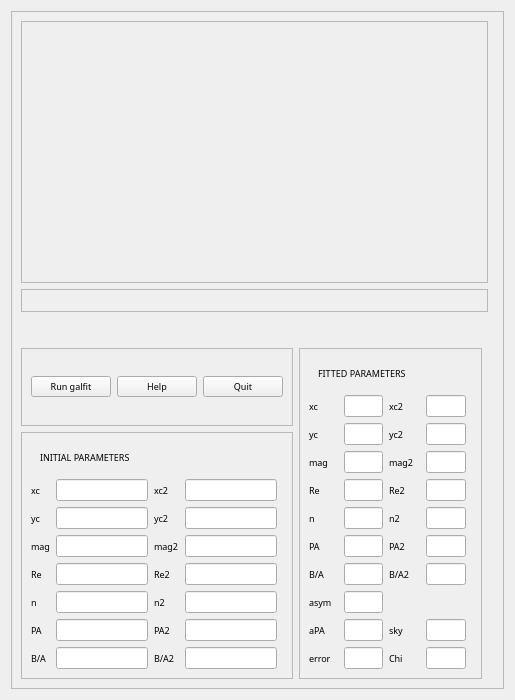
<?xml version="1.0" encoding="UTF-8"?>
<ui version="4.0">
 <class>Form</class>
 <widget class="QWidget" name="Form">
  <property name="geometry">
   <rect>
    <x>0</x>
    <y>0</y>
    <width>515</width>
    <height>700</height>
   </rect>
  </property>
  <property name="font">
   <font>
    <family>STIX</family>
    <pointsize>7</pointsize>
   </font>
  </property>
  <property name="windowTitle">
   <string>Form</string>
  </property>
  <layout class="QGridLayout" name="gridLayout">
   <item row="0" column="0">
    <widget class="QFrame" name="mainframe">
     <property name="frameShape">
      <enum>QFrame::StyledPanel</enum>
     </property>
     <property name="frameShadow">
      <enum>QFrame::Raised</enum>
     </property>
     <layout class="QGridLayout" name="gridLayout_2">
      <item row="5" column="3">
       <widget class="QWidget" name="widget_7" native="true"/>
      </item>
      <item row="3" column="3">
       <widget class="QWidget" name="widget_8" native="true"/>
      </item>
      <item row="1" column="3">
       <widget class="QWidget" name="widget_14" native="true"/>
      </item>
      <item row="0" column="3">
       <widget class="QWidget" name="widget_6" native="true"/>
      </item>
      <item row="4" column="3">
       <widget class="QWidget" name="widget_10" native="true"/>
      </item>
      <item row="0" column="0" rowspan="9" colspan="3">
       <widget class="QFrame" name="cutouts">
        <property name="frameShape">
         <enum>QFrame::StyledPanel</enum>
        </property>
        <property name="frameShadow">
         <enum>QFrame::Raised</enum>
        </property>
        <layout class="QGridLayout" name="cutoutsLayout">
         <item row="0" column="0">
          <widget class="QWidget" name="dummyWidget" native="true"/>
         </item>
        </layout>
       </widget>
      </item>
      <item row="12" column="0">
       <widget class="QFrame" name="frame">
        <property name="frameShape">
         <enum>QFrame::StyledPanel</enum>
        </property>
        <property name="frameShadow">
         <enum>QFrame::Raised</enum>
        </property>
        <layout class="QGridLayout" name="gridLayout_3">
         <item row="6" column="1">
          <widget class="QLineEdit" name="ReLineEdit"/>
         </item>
         <item row="5" column="1">
          <widget class="QLineEdit" name="magLineEdit"/>
         </item>
         <item row="1" column="0" colspan="5">
          <widget class="QWidget" name="widget_20" native="true">
           <layout class="QGridLayout" name="gridLayout_5">
            <item row="0" column="0">
             <widget class="QLabel" name="label_8">
              <property name="text">
               <string>INITIAL PARAMETERS</string>
              </property>
             </widget>
            </item>
           </layout>
          </widget>
         </item>
         <item row="5" column="0">
          <widget class="QLabel" name="label_3">
           <property name="text">
            <string>mag</string>
           </property>
          </widget>
         </item>
         <item row="9" column="2">
          <widget class="QLabel" name="label_26">
           <property name="text">
            <string>B/A2</string>
           </property>
          </widget>
         </item>
         <item row="9" column="0">
          <widget class="QLabel" name="label_7">
           <property name="text">
            <string>B/A</string>
           </property>
          </widget>
         </item>
         <item row="3" column="1">
          <widget class="QLineEdit" name="xcLineEdit"/>
         </item>
         <item row="7" column="3">
          <widget class="QLineEdit" name="n2LineEdit"/>
         </item>
         <item row="7" column="1">
          <widget class="QLineEdit" name="nLineEdit"/>
         </item>
         <item row="5" column="2">
          <widget class="QLabel" name="label_22">
           <property name="text">
            <string>mag2</string>
           </property>
          </widget>
         </item>
         <item row="6" column="3">
          <widget class="QLineEdit" name="Re2LineEdit"/>
         </item>
         <item row="8" column="0">
          <widget class="QLabel" name="label_6">
           <property name="text">
            <string>PA</string>
           </property>
          </widget>
         </item>
         <item row="6" column="0">
          <widget class="QLabel" name="label_4">
           <property name="text">
            <string>Re</string>
           </property>
          </widget>
         </item>
         <item row="9" column="3">
          <widget class="QLineEdit" name="BA2LineEdit"/>
         </item>
         <item row="7" column="0">
          <widget class="QLabel" name="label_5">
           <property name="text">
            <string>n</string>
           </property>
          </widget>
         </item>
         <item row="8" column="3">
          <widget class="QLineEdit" name="PA2LineEdit"/>
         </item>
         <item row="8" column="1">
          <widget class="QLineEdit" name="PALineEdit"/>
         </item>
         <item row="9" column="1">
          <widget class="QLineEdit" name="BALineEdit"/>
         </item>
         <item row="5" column="3">
          <widget class="QLineEdit" name="mag2LineEdit"/>
         </item>
         <item row="7" column="2">
          <widget class="QLabel" name="label_24">
           <property name="text">
            <string>n2</string>
           </property>
          </widget>
         </item>
         <item row="6" column="2">
          <widget class="QLabel" name="label_23">
           <property name="text">
            <string>Re2</string>
           </property>
          </widget>
         </item>
         <item row="3" column="0">
          <widget class="QLabel" name="label">
           <property name="text">
            <string>xc</string>
           </property>
          </widget>
         </item>
         <item row="8" column="2">
          <widget class="QLabel" name="label_25">
           <property name="text">
            <string>PA2</string>
           </property>
          </widget>
         </item>
         <item row="4" column="0">
          <widget class="QLabel" name="label_2">
           <property name="text">
            <string>yc</string>
           </property>
          </widget>
         </item>
         <item row="4" column="1">
          <widget class="QLineEdit" name="ycLineEdit"/>
         </item>
         <item row="3" column="3">
          <widget class="QLineEdit" name="xc2LineEdit"/>
         </item>
         <item row="4" column="3">
          <widget class="QLineEdit" name="yc2LineEdit"/>
         </item>
         <item row="3" column="2">
          <widget class="QLabel" name="label_34">
           <property name="text">
            <string>xc2</string>
           </property>
          </widget>
         </item>
         <item row="4" column="2">
          <widget class="QLabel" name="label_35">
           <property name="text">
            <string>yc2</string>
           </property>
          </widget>
         </item>
        </layout>
       </widget>
      </item>
      <item row="11" column="0">
       <widget class="QFrame" name="frame_4">
        <property name="frameShape">
         <enum>QFrame::StyledPanel</enum>
        </property>
        <property name="frameShadow">
         <enum>QFrame::Raised</enum>
        </property>
        <layout class="QHBoxLayout" name="horizontalLayout">
         <item>
          <widget class="QPushButton" name="runGalfitButton">
           <property name="text">
            <string>Run galfit</string>
           </property>
          </widget>
         </item>
         <item>
          <widget class="QPushButton" name="helpButton">
           <property name="text">
            <string>Help</string>
           </property>
          </widget>
         </item>
         <item>
          <widget class="QPushButton" name="quitButton">
           <property name="text">
            <string>Quit</string>
           </property>
          </widget>
         </item>
        </layout>
       </widget>
      </item>
      <item row="10" column="0">
       <widget class="QWidget" name="widget" native="true"/>
      </item>
      <item row="6" column="3">
       <widget class="QWidget" name="widget_9" native="true"/>
      </item>
      <item row="9" column="0" colspan="3">
       <widget class="QFrame" name="readoutframe">
        <property name="frameShape">
         <enum>QFrame::StyledPanel</enum>
        </property>
        <property name="frameShadow">
         <enum>QFrame::Raised</enum>
        </property>
        <layout class="QGridLayout" name="readoutGridLayout"/>
       </widget>
      </item>
      <item row="2" column="3">
       <widget class="QWidget" name="widget_15" native="true"/>
      </item>
      <item row="7" column="3">
       <widget class="QWidget" name="widget_2" native="true"/>
      </item>
      <item row="11" column="1" rowspan="2">
       <widget class="QFrame" name="frame_3">
        <property name="frameShape">
         <enum>QFrame::StyledPanel</enum>
        </property>
        <property name="frameShadow">
         <enum>QFrame::Raised</enum>
        </property>
        <layout class="QGridLayout" name="gridLayout_4">
         <item row="12" column="2">
          <widget class="QLineEdit" name="errorFitLineEdit"/>
         </item>
         <item row="2" column="0">
          <widget class="QLabel" name="label_9">
           <property name="text">
            <string>xc</string>
           </property>
          </widget>
         </item>
         <item row="1" column="0" colspan="7">
          <widget class="QWidget" name="widget_21" native="true">
           <layout class="QGridLayout" name="gridLayout_6">
            <item row="0" column="0">
             <widget class="QLabel" name="label_16">
              <property name="text">
               <string>FITTED PARAMETERS</string>
              </property>
             </widget>
            </item>
           </layout>
          </widget>
         </item>
         <item row="9" column="2">
          <widget class="QLineEdit" name="asymLineEdit"/>
         </item>
         <item row="8" column="0">
          <widget class="QLabel" name="label_15">
           <property name="text">
            <string>B/A</string>
           </property>
          </widget>
         </item>
         <item row="3" column="2">
          <widget class="QLineEdit" name="ycFitLineEdit"/>
         </item>
         <item row="3" column="0">
          <widget class="QLabel" name="label_10">
           <property name="text">
            <string>yc</string>
           </property>
          </widget>
         </item>
         <item row="2" column="2">
          <widget class="QLineEdit" name="xcFitLineEdit"/>
         </item>
         <item row="4" column="2">
          <widget class="QLineEdit" name="magFitLineEdit"/>
         </item>
         <item row="7" column="0">
          <widget class="QLabel" name="label_12">
           <property name="text">
            <string>PA</string>
           </property>
          </widget>
         </item>
         <item row="4" column="0">
          <widget class="QLabel" name="label_11">
           <property name="text">
            <string>mag</string>
           </property>
          </widget>
         </item>
         <item row="12" column="0">
          <widget class="QLabel" name="label_18">
           <property name="text">
            <string>error</string>
           </property>
          </widget>
         </item>
         <item row="8" column="3">
          <widget class="QLabel" name="label_31">
           <property name="text">
            <string>B/A2</string>
           </property>
          </widget>
         </item>
         <item row="5" column="3">
          <widget class="QLabel" name="label_28">
           <property name="text">
            <string>Re2</string>
           </property>
          </widget>
         </item>
         <item row="6" column="2">
          <widget class="QLineEdit" name="nFitLineEdit"/>
         </item>
         <item row="6" column="3">
          <widget class="QLabel" name="label_29">
           <property name="text">
            <string>n2</string>
           </property>
          </widget>
         </item>
         <item row="7" column="3">
          <widget class="QLabel" name="label_30">
           <property name="text">
            <string>PA2</string>
           </property>
          </widget>
         </item>
         <item row="5" column="2">
          <widget class="QLineEdit" name="ReFitLineEdit"/>
         </item>
         <item row="4" column="3">
          <widget class="QLabel" name="label_27">
           <property name="text">
            <string>mag2</string>
           </property>
          </widget>
         </item>
         <item row="3" column="3">
          <widget class="QLabel" name="label_21">
           <property name="text">
            <string>yc2</string>
           </property>
          </widget>
         </item>
         <item row="12" column="3">
          <widget class="QLabel" name="label_19">
           <property name="text">
            <string>Chi</string>
           </property>
          </widget>
         </item>
         <item row="12" column="5">
          <widget class="QLineEdit" name="chiFitLineEdit"/>
         </item>
         <item row="9" column="0">
          <widget class="QLabel" name="label_32">
           <property name="text">
            <string>asym</string>
           </property>
          </widget>
         </item>
         <item row="2" column="3">
          <widget class="QLabel" name="label_20">
           <property name="text">
            <string>xc2</string>
           </property>
          </widget>
         </item>
         <item row="5" column="5">
          <widget class="QLineEdit" name="Re2FitLineEdit"/>
         </item>
         <item row="5" column="0">
          <widget class="QLabel" name="label_14">
           <property name="text">
            <string>Re</string>
           </property>
          </widget>
         </item>
         <item row="8" column="2">
          <widget class="QLineEdit" name="BAFitLineEdit"/>
         </item>
         <item row="6" column="0">
          <widget class="QLabel" name="label_13">
           <property name="text">
            <string>n</string>
           </property>
          </widget>
         </item>
         <item row="2" column="5">
          <widget class="QLineEdit" name="xc2FitLineEdit"/>
         </item>
         <item row="4" column="5">
          <widget class="QLineEdit" name="mag2FitLineEdit"/>
         </item>
         <item row="7" column="5">
          <widget class="QLineEdit" name="PA2FitLineEdit"/>
         </item>
         <item row="3" column="5">
          <widget class="QLineEdit" name="yc2FitLineEdit"/>
         </item>
         <item row="7" column="2">
          <widget class="QLineEdit" name="PAFitLineEdit"/>
         </item>
         <item row="8" column="5">
          <widget class="QLineEdit" name="BA2FitLineEdit"/>
         </item>
         <item row="6" column="5">
          <widget class="QLineEdit" name="n2FitLineEdit"/>
         </item>
         <item row="10" column="0">
          <widget class="QLabel" name="label_33">
           <property name="text">
            <string>aPA</string>
           </property>
          </widget>
         </item>
         <item row="10" column="2">
          <widget class="QLineEdit" name="asymPALineEdit"/>
         </item>
         <item row="10" column="5">
          <widget class="QLineEdit" name="skyFitLineEdit"/>
         </item>
         <item row="10" column="3">
          <widget class="QLabel" name="label_17">
           <property name="text">
            <string>sky</string>
           </property>
          </widget>
         </item>
        </layout>
       </widget>
      </item>
      <item row="10" column="1">
       <widget class="QWidget" name="widget_13" native="true"/>
      </item>
     </layout>
    </widget>
   </item>
  </layout>
 </widget>
 <resources/>
 <connections/>
</ui>
